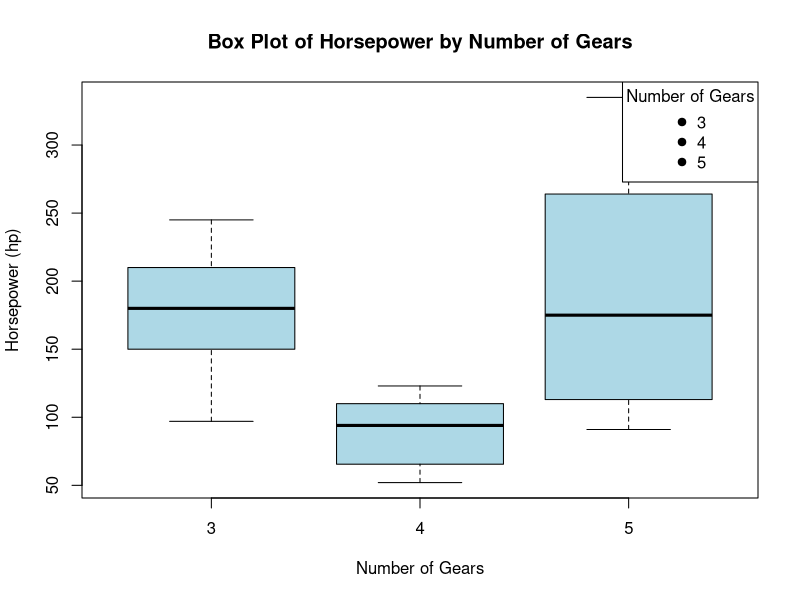

Reproduce this figure in R. (Note: this script raises an error after producing the figure.)
data(mtcars)

mtcars$gear <- as.factor(mtcars$gear)

boxplot_hp <- boxplot(mtcars$hp ~ mtcars$gear,
                      main = "Box Plot of Horsepower by Number of Gears",
                      xlab = "Number of Gears",
                      ylab = "Horsepower (hp)",
                      col = "lightblue",
                      pch = 19)

legend("topright", legend = levels(mtcars$gear), pch = 19, title = "Number of Gears")

outliers <- boxplot_hp$out
outlier_positions <- which(mtcars$hp %in% outliers)
text(rep(1:3, length.out = length(outliers)), outliers, 
     labels = rownames(mtcars)[outlier_positions], pos = 4, col = "red")
